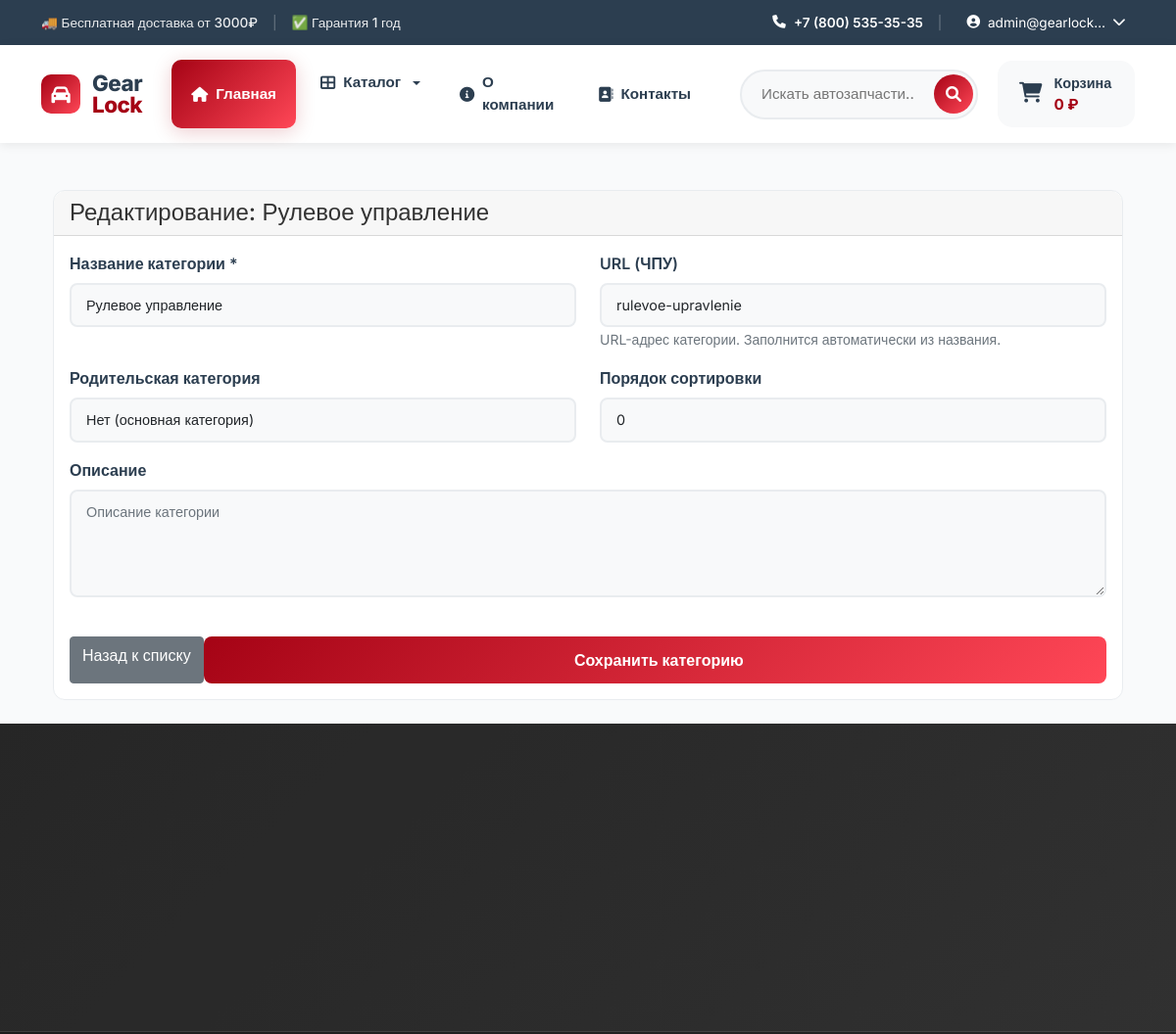
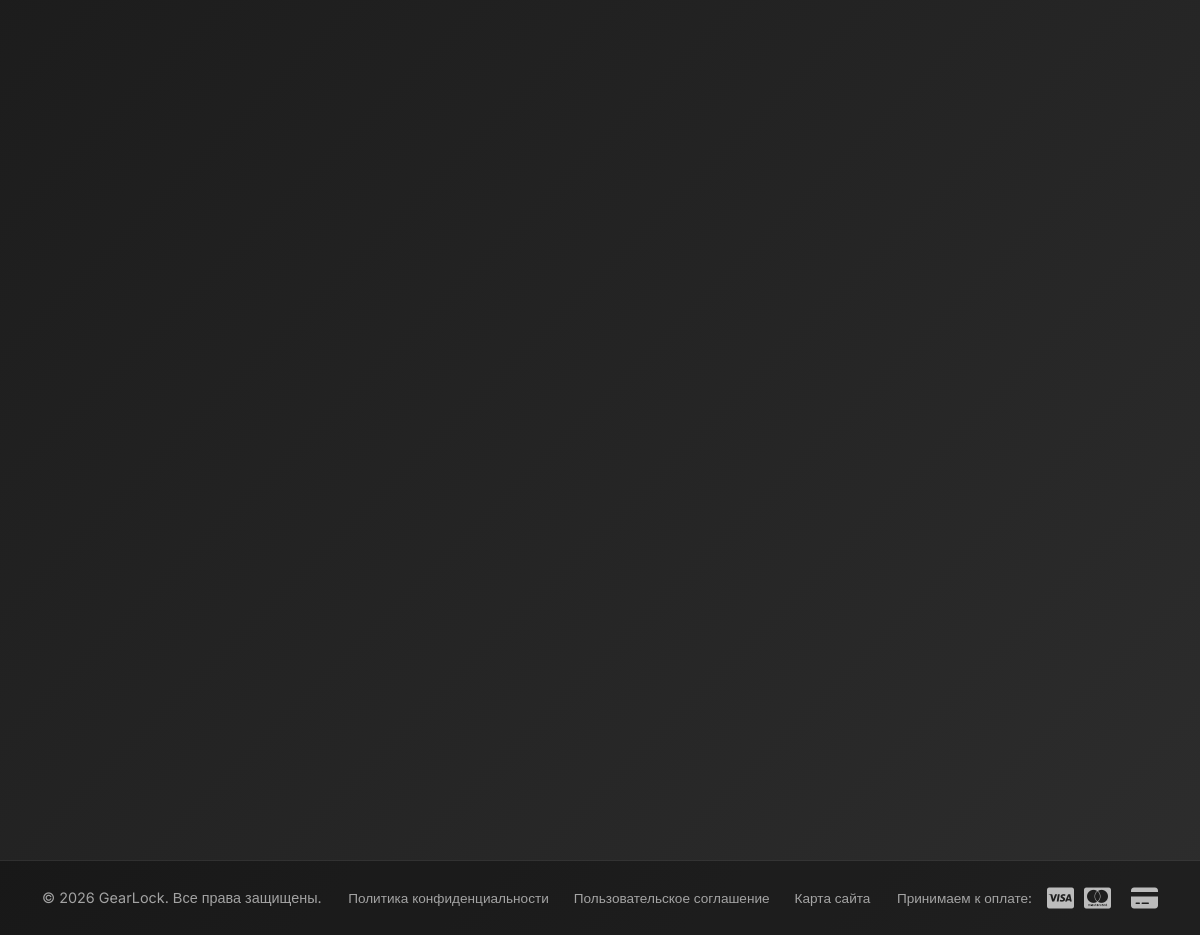
Screenshot of /catalog/categories/rulevoe-upravlenie/update/ (signed in) with the database file from the repository (2 pictures, top to bottom).
### users/models.py (models this page shows, shortened)
class User(AbstractUser):
    email = models.EmailField(_('email address'), unique=True)
    role = models.ForeignKey(
        Role,
        on_delete=models.SET_NULL,
        null=True,
        blank=True,
        verbose_name='Роль',
        related_name='users'
    )
    phone = models.CharField('Телефон', max_length=20, blank=True)
    address = models.TextField('Адрес', blank=True)
    postal_code = models.CharField('Почтовый индекс', max_length=20, blank=True)
    birth_date = models.DateField('Дата рождения', null=True, blank=True)
    USERNAME_FIELD = 'email'
    REQUIRED_FIELDS = ['username', 'first_name']
    class Meta:
        verbose_name = 'Пользователь'
        verbose_name_plural = 'Пользователи'

### catalog/models.py (models this page shows, shortened)
class Category(models.Model):
    name = models.CharField('Название', max_length=200)
    slug = models.SlugField('URL', max_length=200, unique=True, blank=True)
    parent = models.ForeignKey('self', on_delete=models.CASCADE,
                             null=True, blank=True, related_name='children')
    image = models.ImageField('Изображение', upload_to='categories/', null=True, blank=True)
    description = models.TextField('Описание', blank=True)
    order = models.IntegerField('Порядок', default=0)
    class Meta:
        verbose_name = 'Категория'
        verbose_name_plural = 'Категории'
        ordering = ['order', 'name']
    def __str__(self):
        return self.name
    @property
    def get_all_children(self):
        children = list(self.children.all())
        for child in self.children.all():
            children.extend(child.get_all_children)
        return children

### catalog/views.py (the view)
# urls.py: path('categories/<slug:slug>/update/', views.category_update, name='category_update'),  # /catalog/categories/<slug>/update/
@login_required
@content_manager_required
def category_update(request, slug):
    category = get_object_or_404(Category, slug=slug)
    if request.method == 'POST':
        form = CategoryForm(request.POST, request.FILES, instance=category)
        if form.is_valid():
            form.save()
            messages.success(request, f'Категория "{category.name}" успешно обновлена!')
            return redirect('catalog:category_list')
    else:
        form = CategoryForm(instance=category)
    return render(request, 'catalog/category_form.html', {
        'form': form,
        'title': f'Редактирование: {category.name}',
        'category': category
    })

### cart/cart.py (called while the page is built)
    def get_total_price(self):
        return sum(
            float(item['price']) * item['quantity']
            for item in self.cart.values()
        )

    def __len__(self):
        return sum(item['quantity'] for item in self.cart.values())

### cart/context_processors.py (called while the page is built)
def cart(request):
    return {'cart': Cart(request)}

### catalog/context_processors.py (called while the page is built)
def categories(request):
    main_categories = Category.objects.filter(
        parent__isnull=True
    ).exclude(
        slug=''
    ).exclude(
        slug__isnull=True
    ).prefetch_related('children').order_by('order', 'name')
    return {
        'categories': main_categories,
        'all_categories': Category.objects.exclude(slug='').exclude(slug__isnull=True)
    }

### templates/catalog/category_form.html (shortened to what this page needs)
{% extends 'base.html' %}
{% load static %}
{% block content %}
<div class="container mt-4">
    <div class="card">
        <div class="card-header">
            <h4 class="mb-0">{{ title }}</h4>
        </div>
        <div class="card-body">
            <form method="post" enctype="multipart/form-data" id="categoryForm">
                <div class="row">
                    <div class="col-md-6 mb-3">
                        <label for="id_name" class="form-label">Название категории *</label>
                        {{ form.name }}
                    </div>
                    <div class="col-md-6 mb-3">
                        <label for="id_slug" class="form-label">URL (ЧПУ)</label>
                        {{ form.slug }}
                        <small class="form-text text-muted">{{ form.slug.help_text }}</small>
                    </div>
                    <div class="col-md-6 mb-3">
                        <label for="id_parent" class="form-label">Родительская категория</label>
                        {{ form.parent }}
                    </div>
                    <div class="col-md-6 mb-3">
                        <label for="id_order" class="form-label">Порядок сортировки</label>
                        {{ form.order }}
                    </div>
                    <div class="col-12 mb-3">
                        <label for="id_description" class="form-label">Описание</label>
                        {{ form.description }}
                    </div>
                </div>
                <div class="d-flex justify-content-between mt-4">
                    <a href="{% url 'catalog:category_list' %}" class="btn btn-secondary">
                         Назад к списку
                    </a>
                    <button type="submit" class="btn btn-primary">
                         Сохранить категорию
                    </button>
                </div>
            </form>
        </div>
    </div>
</div>
{% endblock %}

### templates/includes/header.html (shortened to what this page needs)
<header class="header">
    <div class="header-top">
        <div class="container">
            <div class="header-top-content">
                <div class="header-top-left">
                    <span class="contact-text">🚚 Бесплатная доставка от 3000₽</span>
                    <span class="contact-separator">|</span>
                    <span class="contact-text">✅ Гарантия 1 год</span>
                </div>
                <div class="header-top-right">
                    <a href="tel:+78005353535" class="phone-link">
                        <i class="fas fa-phone"></i>
                        +7 (800) 535-35-35
                    </a>
                    <span class="contact-separator">|</span>
                    {% if user.is_authenticated %}
                    <div class="user-menu">
                        <button class="user-menu-btn">
                            <i class="fas fa-user-circle"></i>
                            <span>{{ user.first_name|default:user.email|truncatechars:15 }}</span>
                            <i class="fas fa-chevron-down"></i>
                        </button>
                    </div>
                    {% endif %}
                </div>
            </div>
        </div>
    </div>
    <div class="header-main">
        <div class="container">
            <div class="header-main-content">
                <div class="header-logo">
                    <a href="{% url 'catalog:home' %}" class="logo">
                        <div class="logo-icon">
                            <i class="fas fa-car"></i>
                        </div>
                        <div class="logo-text">
                            <span class="logo-text-main">Gear</span>
                            <span class="logo-text-accent">Lock</span>
                        </div>
                    </a>
                </div>
                <nav class="main-nav">
                    <a href="{% url 'catalog:home' %}" class="nav-link active">
                        <i class="fas fa-home"></i>
                        <span>Главная</span>
                    </a>
                    <div class="nav-dropdown dropdown">
                        <button class="nav-dropdown-btn dropdown-toggle"
                                type="button"
                                id="catalogDropdown"
                                data-bs-toggle="dropdown"
                                aria-expanded="false"
                                aria-haspopup="true">
                            <i class="fas fa-th-large"></i>
                            <span>Каталог</span>
                        </button>
                    </div>
                    <a href="{% url 'pages:about' %}" class="nav-link">
                        <i class="fas fa-info-circle"></i>
                        <span>О компании</span>
                    </a>
                    <a href="{% url 'pages:contact' %}" class="nav-link">
                        <i class="fas fa-address-book"></i>
                        <span>Контакты</span>
                    </a>
                </nav>
                <div class="header-actions">
                    <div class="search-container">
                        <form action="{% url 'catalog:search' %}" method="get" class="search-form">
                            <input type="search"
                                   name="q"
                                   class="search-input"
                                   placeholder="Искать автозапчасти..."
                                   value="{{ request.GET.q }}">
                            <button type="submit" class="search-btn">
                                <i class="fas fa-search"></i>
                            </button>
                        </form>
                    </div>
                    <a href="{% url 'cart:cart_detail' %}" class="cart-btn">
                        <div class="cart-icon-wrapper">
                            <i class="fas fa-shopping-cart"></i>
                        </div>
                        <div class="cart-info">
                            <span class="cart-label">Корзина</span>
                            <span class="cart-total">
                                {% if cart.get_total_price %}
                                    {{ cart.get_total_price|floatformat:0 }} ₽
                                {% else %}
                                    0 ₽
                                {% endif %}
                            </span>
                        </div>
                    </a>
                </div>
            </div>
        </div>
    </div>
</header>

### rows the page displays
User: first_name "admin@gearlock…"
Category: name "Рулевое управление", slug "rulevoe-upravlenie", parent "Нет (основная категория)", order "0"

### other values shown
{{ title }} "Редактирование: Рулевое управление"
